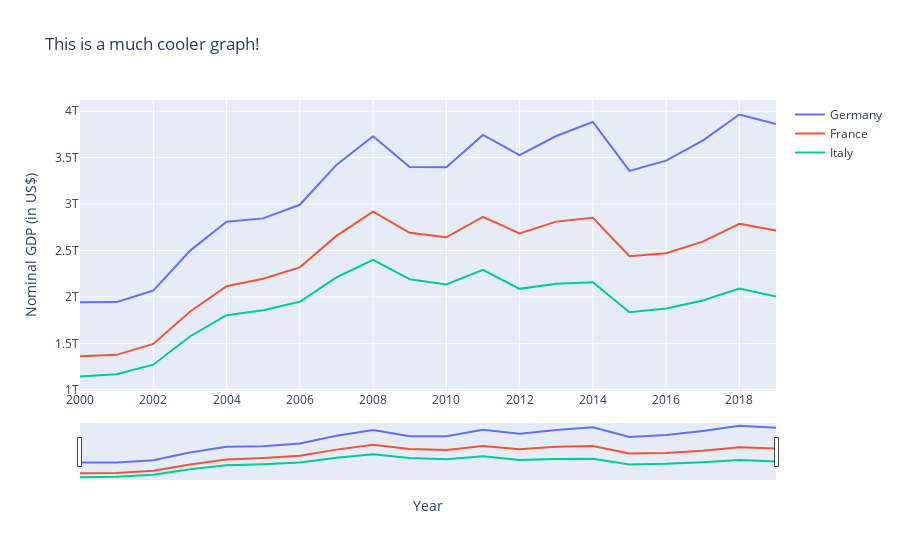

Here is the notebook cell this chart was saved with:
### Code cell
import plotly.graph_objs as go
import plotly.figure_factory as ff
from plotly.offline import download_plotlyjs, init_notebook_mode, plot, iplot
init_notebook_mode(connected=True)
traces = []
for country in df2['country'].unique():
    trace = go.Scatter(name = country, x = df2[df2['country'] == country]['year'],
                      y = df2[df2['country'] == country]['gdp'])
    traces.append(trace)
fig = go.Figure(data = traces)
fig.layout.update(title=go.layout.Title(
    text = 'This is a much cooler graph!'
))
fig.layout.update(yaxis= go.layout.YAxis(title=go.layout.yaxis.Title(
                        text='Nominal GDP (in US$)')));
fig.layout.update(xaxis = go.layout.XAxis(title = go.layout.xaxis.Title(text = 'Year'), rangeslider = dict(visible = True)));
iplot(fig, filename = 'Nominal_GDP')
